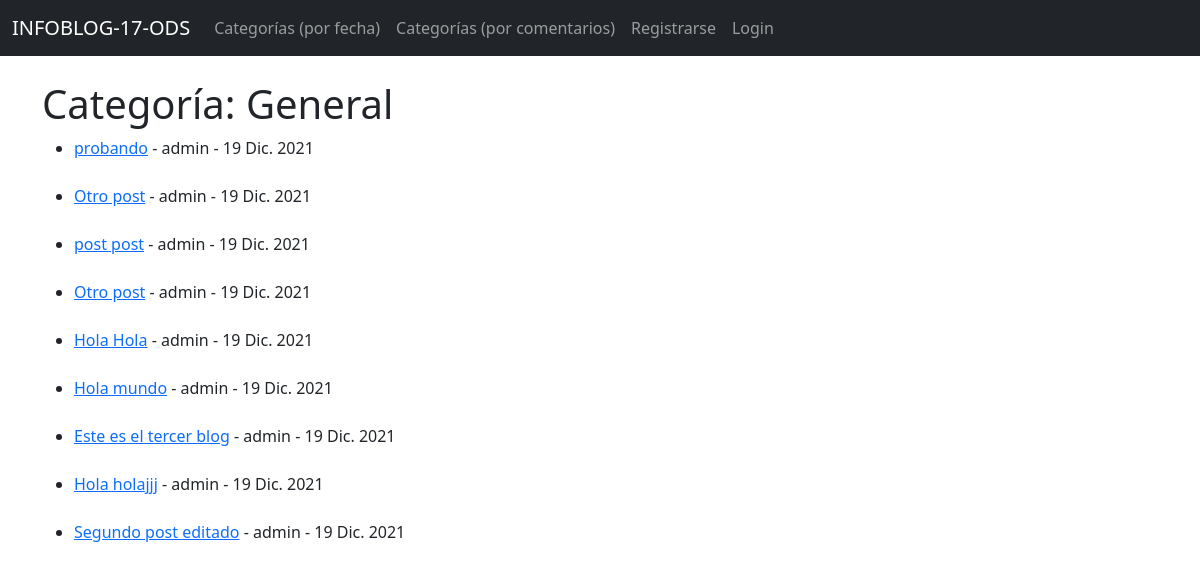
Page /category/general/ on the earlier database version.
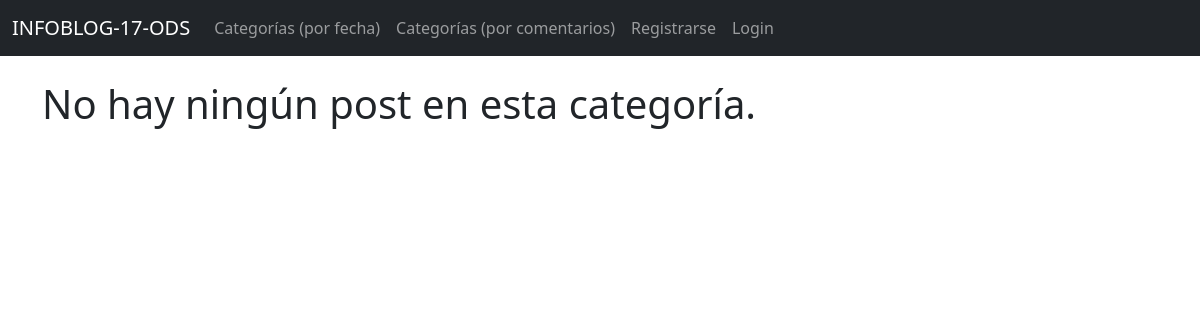
Same page on the later database version.
### theblog/models.py (models this page shows, shortened)
class Post(models.Model):
    title = models.CharField(max_length=255)
    title_tag = models.CharField(max_length=255)
    author = models.ForeignKey(User, on_delete=models.CASCADE)
    body = RichTextField(blank=True, null=True)
    post_date = models.DateField(auto_now_add=True)
    category = models.CharField(max_length=255, default='general')

### theblog/views.py (the view)
# urls.py: path('category/<str:cats>/', CategoryView, name='category'),
def CategoryView(request, cats):
    category_posts = Post.objects.filter(category=cats.replace('-', ' ')).order_by('-id')
    return render(request, 'categories.html', {'cats':cats.replace('-', ' ').title(), 'category_posts':category_posts})

### theblog/templates/categories.html (shortened to what this page needs)
{% extends 'base.html' %}
{% block content %}
{% if category_posts %}
<h1>Categoría: {{ cats }}</h1>
<ul>
{% for post in category_posts %}
<li>
    <a href="{% url 'article-detail' post.pk %}">{{ post.title }}</a> - {{ post.author }} - {{ post.post_date }}
    <br/><br/>
    </li>
{% endfor %}
</ul>
{% else %}
<h1>No hay ningún post en esta categoría.</h1>
{% endif %}
{% endblock %}

### theblog/templates/base.html (shortened to what this page needs)
<!doctype html>
<html lang="en">
  <head>
    <link href="https://cdn.jsdelivr.net/npm/bootstrap@5.1.3/dist/css/bootstrap.min.css" rel="stylesheet">
  </head>
  <body>
<nav class="navbar navbar-expand-lg navbar-dark bg-dark">
  <div class="container-fluid">
    <a class="navbar-brand" href="{% url 'home' %}">INFOBLOG-17-ODS</a>
    <div class="collapse navbar-collapse" id="navbarSupportedContent">
      <ul class="navbar-nav me-auto mb-2 mb-lg-0">
      {% if cat_menu %}
        <li class="nav-item dropdown">
          <a class="nav-link dropdown-toggle" href="#" id="navbarDropdown" role="button" data-bs-toggle="dropdown" aria-expanded="false">
            Categorías (por fecha)
          </a>
          <ul class="dropdown-menu" aria-labelledby="navbarDropdown">
          {% for item in cat_menu %}
          <a class="dropdown-item" href="{% url 'category' item|slugify %}">{{ item }}</a>
          {% endfor %}
          </ul>
        </li>
        <li class="nav-item dropdown">
          <a class="nav-link dropdown-toggle" href="#" id="navbarDropdown" role="button" data-bs-toggle="dropdown" aria-expanded="false">
            Categorías (por comentarios)
          </a>
          <ul class="dropdown-menu" aria-labelledby="navbarDropdown">
          {% for item in cat_menu %}
          <a class="dropdown-item" href="{% url 'category_2' item|slugify %}">{{ item }}</a>
          {% endfor %}
          </ul>
        </li>
        {% else %}
        <li class="nav-item">
            <a class="nav-link" href="{% url 'category-list' %}">Categorías (por fecha)</a>
        </li>
        <li class="nav-item">
          <a class="nav-link" href="{% url 'category-list_2' %}">Categorías (por comentarios)</a>
        </li>
      {% endif %}
{% if user.is_authenticated %}
<li class="nav-item">
  <a class="nav-link" href="{% url 'add_post' %}">Crear post</a>
</li>
<li class="nav-item">
  <a class="nav-link" href="{% url 'logout' %}">Logout</a>
</li>
{% else %}
<li class="nav-item">
  <a class="nav-link" href="{% url 'register' %}">Registrarse</a>
</li>
<li class="nav-item">
  <a class="nav-link" href="{% url 'login' %}">Login</a>
</li>
{% endif %}
      </ul>
    </div>
  </div>
</nav>
<br/>
<div class="container">
{% block content %}
{% endblock %}
</div>
  </body>
</html>

Differences in the rows shown:
removed Post: title "probando", author "admin", post_date "19 Dic. 2021"
removed Post: title "Otro post", author "admin", post_date "19 Dic. 2021"
removed Post: title "post post", author "admin", post_date "19 Dic. 2021"
removed Post: title "Otro post", author "admin", post_date "19 Dic. 2021"
removed Post: title "Hola Hola", author "admin", post_date "19 Dic. 2021"
removed Post: title "Hola mundo", author "admin", post_date "19 Dic. 2021"
removed Post: title "Este es el tercer blog", author "admin", post_date "19 Dic. 2021"
removed Post: title "Hola holajjj", author "admin", post_date "19 Dic. 2021"
removed Post: title "Segundo post editado", author "admin", post_date "19 Dic. 2021"
Other differences:
{{ cats }}: "General" → (not shown)
text no longer shown: "Categoría:"
text now shown: "No hay ningún post en esta categoría."
